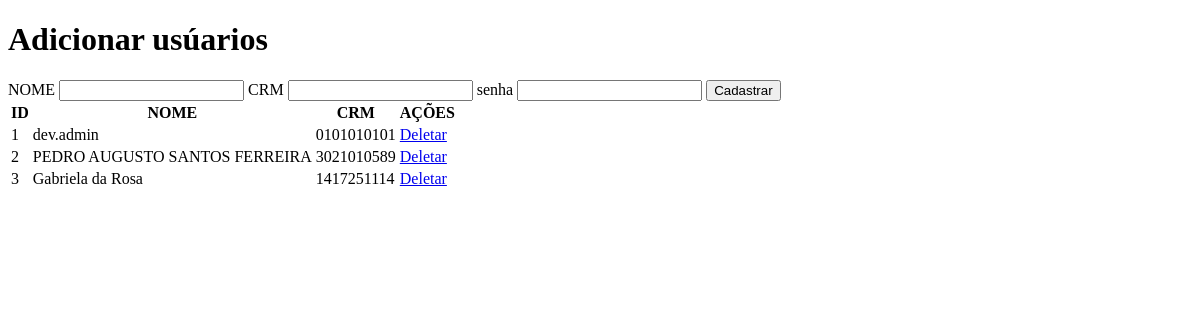
Before: /admin (signed in) with the older database file.
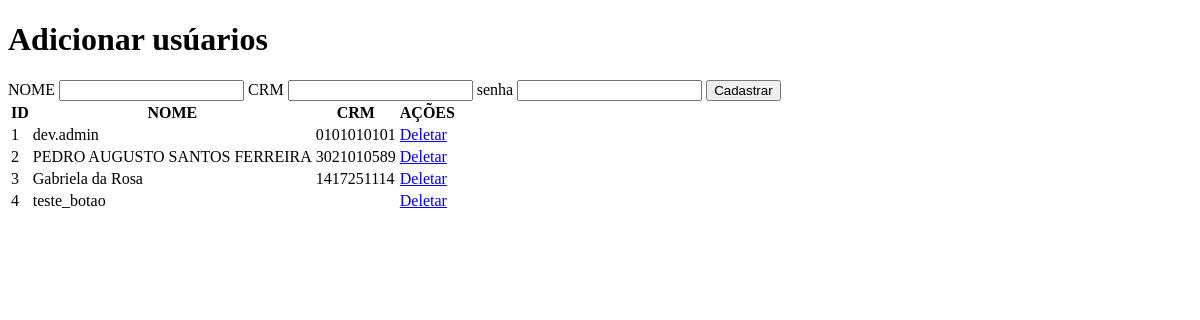
After: the same page with the newer database file.
### models.py (models this page shows)
class User(UserMixin, db.Model):
    __tablename__ = 'medicos_usuarios'
    id = db.Column(db.Integer, primary_key=True)
    crm = db.Column(db.String(10), unique=True, nullable=False)
    nome = db.Column(db.String(50), nullable=False)
    password = db.Column(db.String(80), nullable=False)

### app.py (the view, shortened to what this page needs)
@app.route('/admin', methods=['GET', 'POST'])
@login_required
def admin():
    if current_user.nome != 'dev.admin':
        flash('Você não tem permissão para acessar esta página.', 'error')
        return redirect(url_for('index'))
    elif request.method == 'GET':
        usuarios_lista = db.session.query(User).all()
        return render_template('adm.html', usuario_consulta=usuarios_lista)
    return redirect(url_for('admin'))

### app.py (called while the page is built)
@lm.user_loader
def load_user(id):
    usuario_logado = db.session.query(User).filter_by(id=id).first()
    return usuario_logado

### templates/adm.html (shortened to what this page needs)
<!DOCTYPE html>
<html lang="en">
<head>
</head>
<body>
    <h1>Adicionar usúarios</h1>
    <form action="" method="POST">
        <div class="input-container">
            <label for="nome">NOME</label>
            <input type="text" name="nome" id="nome" maxlength="50" required>
            <label for="crm">CRM</label>
            <input type="text" name="crm" id="crm" maxlength="10" minlength="10" required>
            <label for="senha">senha</label>
            <input type="text" name="senha" id="senha" required>
            <input type="submit" value="Cadastrar"  class="continue-btn" onclick="alerta()">
        </div>
    </form>
    <table>
        <tr>
            <th>ID</th>
            <th>NOME</th>
            <th>CRM</th>
            <th>AÇÕES</th>
        </tr>
        {% for User in usuario_consulta %}
        <tr><td>{{User.id}}</td> <td>{{User.nome}}</td> <td>{{User.crm}}</td> <td><a href="/delete/{{User.id}}">Deletar</a></td> </tr>
        {% endfor %}
    </table>
</body>
</html>

Changed rows visible on the page:
added User: id "4", nome "teste_botao"
